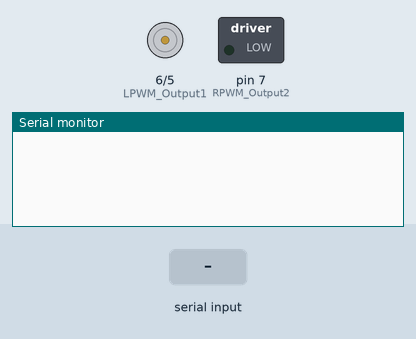
This sketch was run on a simulated Arduino Uno, built with avr-gcc and run on an emulated ATmega328P. Shown: motor-driver pin pairs drawn as motors (green arrow = first pin HIGH = forward, orange = second pin HIGH = backward, longer = more drive, scaled by the enable pin), switched loads named in the sketch (green lamp = pin HIGH), the last lines printed to the serial monitor. The test bench sets the inputs (shaded band).

Above: at 1.2 s.
1.3 s: "f" received over Serial
At 1.8 s:
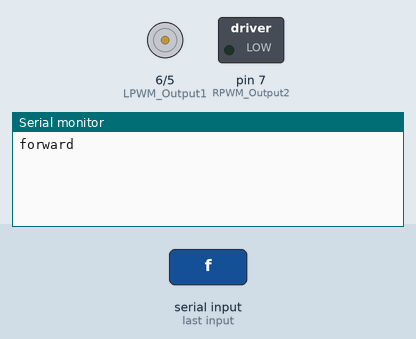
2.8 s: "b" received over Serial
At 4.0 s:
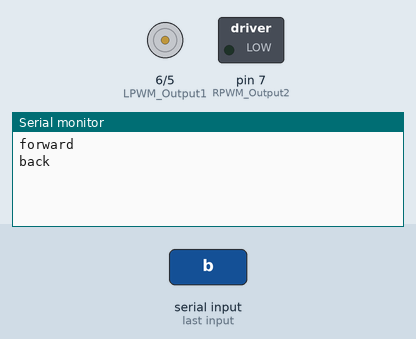
4.3 s: "s" received over Serial
At 5.3 s:
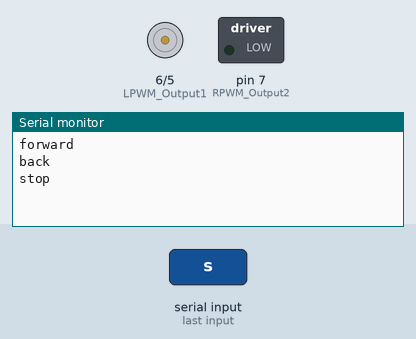

Measured:
- after the input at 1.3 s, the serial monitor: prints a new line at once (image 1)
- after the input at 2.8 s, the serial monitor: prints a new line at once (image 2)
- after the input at 4.3 s, the serial monitor: prints a new line at once (image 3)

The sketch:

BaseContorller.ino
```cpp
/*
IBT-2 Motor Control Board driven by Arduino.

Speed and direction controlled by a potentiometer attached to analog input 0.
One side pin of the potentiometer (either one) to ground; the other side pin to +5V

Connection to the IBT-2 board:
IBT-2 pin 1 (RPWM) to Arduino pin 5(PWM)
IBT-2 pin 2 (LPWM) to Arduino pin 6(PWM)
IBT-2 pins 3 (R_EN), 4 (L_EN), 7 (VCC) to Arduino 5V pin
IBT-2 pin 8 (GND) to Arduino GND
IBT-2 pins 5 (R_IS) and 6 (L_IS) not connected
*/

int RPWM_Output1 = 5; // Arduino PWM output pin 5; connect to IBT-2 pin 1 (RPWM)
int LPWM_Output1 = 6; // Arduino PWM output pin 6; connect to IBT-2 pin 2 (LPWM)
int RPWM_Output2 = 7; // Arduino PWM output pin 5; connect to IBT-2 pin 1 (RPWM)
int LPWM_Output2 = 8; // Arduino PWM output pin 6; connect to IBT-2 pin 2 (LPWM)

void setup()
{
  Serial.begin(9600);
  pinMode(RPWM_Output1, OUTPUT);
  pinMode(LPWM_Output1, OUTPUT);
  pinMode(RPWM_Output2, OUTPUT);
  pinMode(LPWM_Output2, OUTPUT);
}
void loop()
{
   if (Serial.available())                        //Make sure all the frame is received
  {
    char val = Serial.read();
    // sensor value is in the range 0 to 1023
    // the lower half of it we use for reverse rotation; the upper half for forward rotation
    if (val == 'f')
    {
      Serial.println("forward");
      analogWrite(LPWM_Output1, 50);
      analogWrite(RPWM_Output1, 0);
      analogWrite(LPWM_Output2, 35);
      analogWrite(RPWM_Output2, 0);
    }
    else if(val == 'b')
    {
      Serial.println("back");
      analogWrite(LPWM_Output1, 0);
      analogWrite(RPWM_Output1, 50);
      analogWrite(LPWM_Output2, 0);
      analogWrite(RPWM_Output2, 35);
    }
    else if(val == 's')
    {
      Serial.println("stop");
      analogWrite(LPWM_Output1, 0);
      analogWrite(RPWM_Output1, 0);
      analogWrite(LPWM_Output2, 0);
      analogWrite(RPWM_Output2, 0);
    }
  }

}
```
